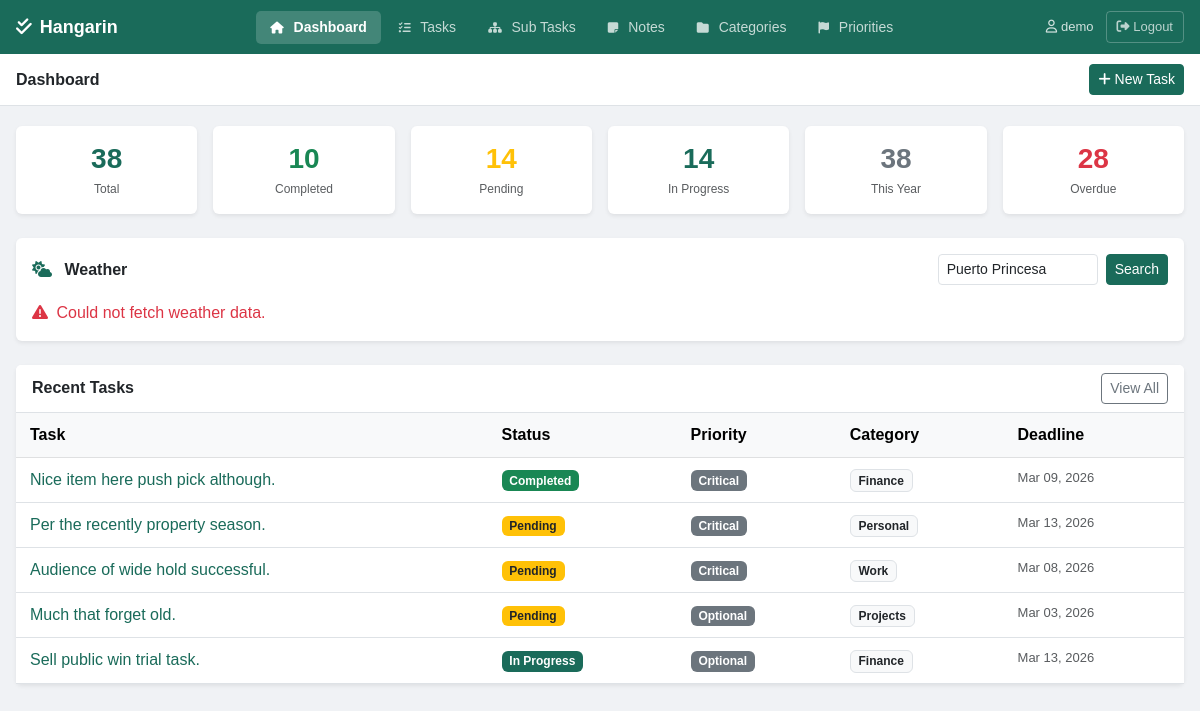
Screenshot of / (signed in) with the database file from the repository.
### tasks/models.py (models this page shows, shortened)
class BaseModel(models.Model):
    created_at = models.DateTimeField(auto_now_add=True)
    updated_at = models.DateTimeField(auto_now=True)
    class Meta:
        abstract = True

class Task(BaseModel):
    STATUS_CHOICES = [
        ("Pending", "Pending"),
        ("In Progress", "In Progress"),
        ("Completed", "Completed"),
    ]
    title = models.CharField(max_length=255)
    description = models.TextField(blank=True, null=True)
    deadline = models.DateTimeField(blank=True, null=True)
    status = models.CharField(
        max_length=50,
        choices=STATUS_CHOICES,
        default="Pending"
    )
    category = models.ForeignKey(Category, on_delete=models.SET_NULL, null=True, blank=True)
    priority = models.ForeignKey(Priority, on_delete=models.SET_NULL, null=True, blank=True)
    user = models.ForeignKey(User, on_delete=models.CASCADE, null=True, blank=True)
    class Meta:
        verbose_name = "Task"
        verbose_name_plural = "Tasks"

class Priority(BaseModel):
    name = models.CharField(max_length=100)
    class Meta:
        verbose_name = "Priority"
        verbose_name_plural = "Priorities"

class Category(BaseModel):
    name = models.CharField(max_length=100)
    class Meta:
        verbose_name = "Category"
        verbose_name_plural = "Categories"

### tasks/views.py (the view)
# urls.py: path('', views.dashboard, name='dashboard'),
@login_required
def dashboard(request):
    user_tasks = Task.objects.all() if request.user.is_superuser else Task.objects.filter(user=request.user)
    total_tasks = user_tasks.count()
    completed_tasks = user_tasks.filter(status='Completed').count()
    pending_tasks = user_tasks.filter(status='Pending').count()
    in_progress_tasks = user_tasks.filter(status='In Progress').count()
    current_year = timezone.now().year
    tasks_this_year = user_tasks.filter(created_at__year=current_year).count()
    recent_tasks = user_tasks.order_by('-created_at')[:5]
    overdue_tasks = user_tasks.filter(
        deadline__lt=timezone.now()
    ).exclude(status='Completed').count()
    weather_data = None
    city = request.GET.get('city', 'Puerto Princesa')
    api_key = os.getenv('OPENWEATHER_API_KEY')
    try:
        url = f"https://api.openweathermap.org/data/2.5/weather?q={city}&appid={api_key}&units=metric"
        response = requests.get(url, timeout=10)
        response.raise_for_status()
        data = response.json()
        weather_data = {
            'city': data['name'],
            'country': data['sys']['country'],
            'temp': data['main']['temp'],
            'feels_like': data['main']['feels_like'],
            'humidity': data['main']['humidity'],
            'description': data['weather'][0]['description'].title(),
            'icon': data['weather'][0]['icon'],
        }
    except Exception as e:
        weather_data = {'error': 'Could not fetch weather data.'}
    context = {
        'total_tasks': total_tasks,
        'completed_tasks': completed_tasks,
        'pending_tasks': pending_tasks,
        'in_progress_tasks': in_progress_tasks,
        'tasks_this_year': tasks_this_year,
        'recent_tasks': recent_tasks,
        'overdue_tasks': overdue_tasks,
        'weather': weather_data,
        'city': city,
        'active_page': 'dashboard',
    }
    return render(request, 'tasks/dashboard.html', context)

### templates/tasks/dashboard.html (shortened to what this page needs)
{% extends 'tasks/base.html' %}
{% block page_title %}Dashboard{% endblock %}
{% block topbar_actions %}
<a href="{% url 'task_create' %}" class="btn btn-primary btn-sm">
    <i class="fa-solid fa-plus"></i> New Task
</a>
{% endblock %}
{% block content %}
<div class="row g-3 mb-4">
    <div class="col-6 col-md-4 col-lg-2">
        <div class="card text-center h-100 border-0 shadow-sm">
            <div class="card-body py-3">
                <h3 class="fw-bold mb-1" style="color:#1a6b5a;">{{ total_tasks }}</h3>
                <p class="text-muted mb-0" style="font-size:12px;">Total</p>
            </div>
        </div>
    </div>
    <div class="col-6 col-md-4 col-lg-2">
        <div class="card text-center h-100 border-0 shadow-sm">
            <div class="card-body py-3">
                <h3 class="fw-bold mb-1 text-success">{{ completed_tasks }}</h3>
                <p class="text-muted mb-0" style="font-size:12px;">Completed</p>
            </div>
        </div>
    </div>
    <div class="col-6 col-md-4 col-lg-2">
        <div class="card text-center h-100 border-0 shadow-sm">
            <div class="card-body py-3">
                <h3 class="fw-bold mb-1 text-warning">{{ pending_tasks }}</h3>
                <p class="text-muted mb-0" style="font-size:12px;">Pending</p>
            </div>
        </div>
    </div>
    <div class="col-6 col-md-4 col-lg-2">
        <div class="card text-center h-100 border-0 shadow-sm">
            <div class="card-body py-3">
                <h3 class="fw-bold mb-1" style="color:#1a6b5a;">{{ in_progress_tasks }}</h3>
                <p class="text-muted mb-0" style="font-size:12px;">In Progress</p>
            </div>
        </div>
    </div>
    <div class="col-6 col-md-4 col-lg-2">
        <div class="card text-center h-100 border-0 shadow-sm">
            <div class="card-body py-3">
                <h3 class="fw-bold mb-1 text-secondary">{{ tasks_this_year }}</h3>
                <p class="text-muted mb-0" style="font-size:12px;">This Year</p>
            </div>
        </div>
    </div>
    <div class="col-6 col-md-4 col-lg-2">
        <div class="card text-center h-100 border-0 shadow-sm">
            <div class="card-body py-3">
                <h3 class="fw-bold mb-1 text-danger">{{ overdue_tasks }}</h3>
                <p class="text-muted mb-0" style="font-size:12px;">Overdue</p>
            </div>
        </div>
    </div>
</div>
<div class="card border-0 shadow-sm mb-4">
    <div class="card-body">
        <div class="d-flex justify-content-between align-items-center mb-3">
            <h6 class="fw-bold mb-0"><i class="fa-solid fa-cloud-sun me-2" style="color:#1a6b5a;"></i> Weather</h6>
            <form method="get" class="d-flex gap-2">
                <input type="text" name="city" value="{{ city }}" placeholder="Enter city..." class="form-control form-control-sm" style="width:160px;">
                <button type="submit" class="btn btn-primary btn-sm">Search</button>
            </form>
        </div>
        {% if weather.error %}
            <p class="text-danger mb-0"><i class="fa-solid fa-triangle-exclamation me-1"></i> {{ weather.error }}</p>
        {% endif %}
    </div>
</div>
<div class="card border-0 shadow-sm">
    <div class="card-header bg-white d-flex justify-content-between align-items-center border-bottom">
        <span class="fw-semibold">Recent Tasks</span>
        <a href="{% url 'task_list' %}" class="btn btn-outline-secondary btn-sm">View All</a>
    </div>
    <div class="card-body p-0">
        {% if recent_tasks %}
        <div class="table-responsive">
            <table class="table table-hover mb-0">
                <thead class="table-light">
                    <tr>
                        <th>Task</th>
                        <th>Status</th>
                        <th>Priority</th>
                        <th>Category</th>
                        <th>Deadline</th>
                    </tr>
                </thead>
                <tbody>
                    {% for task in recent_tasks %}
                    <tr>
                        <td>
                            <a href="{% url 'task_detail' task.pk %}" class="text-decoration-none fw-medium" style="color:#1a6b5a;">{{ task.title }}</a>
                        </td>
                        <td>
                            {% if task.status == 'Completed' %}<span class="badge bg-success">Completed</span>
                            {% elif task.status == 'In Progress' %}<span class="badge" style="background-color:#1a6b5a;">In Progress</span>
                            {% else %}<span class="badge bg-warning text-dark">Pending</span>{% endif %}
                        </td>
                        <td>
                            {% if task.priority %}<span class="badge bg-secondary">{{ task.priority.name }}</span>
                            {% else %}<span class="text-muted">—</span>{% endif %}
                        </td>
                        <td>
                            {% if task.category %}<span class="badge bg-light text-dark border">{{ task.category.name }}</span>
                            {% else %}<span class="text-muted">—</span>{% endif %}
                        </td>
                        <td class="text-muted" style="font-size:13px;">
                            {% if task.deadline %}{{ task.deadline|date:"M d, Y" }}{% else %}—{% endif %}
                        </td>
                    </tr>
                    {% endfor %}
                </tbody>
            </table>
        </div>
        {% else %}
        <div class="text-center py-5 text-muted">
            <i class="fa-solid fa-inbox fa-2x mb-3 d-block opacity-25"></i>
            <p>No tasks yet. <a href="{% url 'task_create' %}" style="color:#1a6b5a;">Create one!</a></p>
        </div>
        {% endif %}
    </div>
</div>
{% endblock %}

### templates/tasks/base.html (shortened to what this page needs)
{% load pwa %}
{% load static %}
<!DOCTYPE html>
<html lang="en">
<head>
    <link href="https://cdn.jsdelivr.net/npm/bootstrap@5.3.0/dist/css/bootstrap.min.css" rel="stylesheet">
    <link rel="stylesheet" href="https://cdnjs.cloudflare.com/ajax/libs/font-awesome/6.5.0/css/all.min.css">
</head>
<body>
<div class="top-navbar">
    <a href="{% url 'dashboard' %}" class="brand">
        <i class="fa-solid fa-check-double"></i> Hangarin
    </a>
    <nav class="desktop-nav">
        <a href="{% url 'dashboard' %}" class="nav-item {% if active_page == 'dashboard' %}active{% endif %}">
            <i class="fa-solid fa-house"></i> Dashboard
        </a>
        <a href="{% url 'task_list' %}" class="nav-item {% if active_page == 'tasks' %}active{% endif %}">
            <i class="fa-solid fa-list-check"></i> Tasks
        </a>
        <a href="{% url 'subtask_list' %}" class="nav-item {% if active_page == 'subtasks' %}active{% endif %}">
            <i class="fa-solid fa-sitemap"></i> Sub Tasks
        </a>
        <a href="{% url 'note_list' %}" class="nav-item {% if active_page == 'notes' %}active{% endif %}">
            <i class="fa-solid fa-note-sticky"></i> Notes
        </a>
        <a href="{% url 'category_list' %}" class="nav-item {% if active_page == 'categories' %}active{% endif %}">
            <i class="fa-solid fa-folder"></i> Categories
        </a>
        <a href="{% url 'priority_list' %}" class="nav-item {% if active_page == 'priorities' %}active{% endif %}">
            <i class="fa-solid fa-flag"></i> Priorities
        </a>
    </nav>
    <div class="user-area desktop-user">
        {% if user.is_authenticated %}
        <span><i class="fa-regular fa-user" style="margin-right:4px;"></i>{{ user.username }}</span>
        <a href="{% url 'logout' %}" class="logout-btn">
            <i class="fa-solid fa-right-from-bracket"></i> Logout
        </a>
        {% endif %}
    </div>
</div>
<div class="subbar">
    <h5>{% block page_title %}Dashboard{% endblock %}</h5>
    <div>{% block topbar_actions %}{% endblock %}</div>
</div>
<div class="content-area">
    {% block content %}{% endblock %}
</div>
</body>
</html>

### templates/tasks/base.html (style rules this page uses)
body { background-color: #f0f2f5; font-family: Arial, sans-serif; min-height: 100vh; }
.top-navbar { background-color: #1a6b5a; padding: 0 16px; height: 54px; display: flex; align-items: center; justify-content: space-between; position: sticky; top: 0; z-index: 1000; }
.top-navbar .brand { color: white; font-size: 18px; font-weight: 700; text-decoration: none; display: flex; align-items: center; gap: 8px; }
.desktop-nav { display: flex; align-items: center; gap: 4px; }
.desktop-nav .nav-item { color: rgba(255,255,255,0.75); text-decoration: none; padding: 6px 14px; border-radius: 5px; font-size: 14px; transition: all 0.15s; white-space: nowrap; }
.desktop-nav .nav-item.active { background-color: rgba(255,255,255,0.18); color: white; font-weight: 600; }
.desktop-nav .nav-item i { margin-right: 6px; font-size: 12px; }
.user-area { display: flex; align-items: center; gap: 12px; color: rgba(255,255,255,0.8); font-size: 13px; }
.logout-btn { color: rgba(255,255,255,0.7); text-decoration: none; font-size: 13px; padding: 5px 10px; border: 1px solid rgba(255,255,255,0.25); border-radius: 4px; transition: all 0.15s; background: transparent; cursor: pointer; font-family: Arial, sans-serif; }
.subbar { background-color: white; border-bottom: 1px solid #dee2e6; padding: 10px 16px; display: flex; justify-content: space-between; align-items: center; }
.subbar h5 { margin: 0; font-size: 16px; font-weight: 600; color: #212529; }
.content-area { padding: 20px 16px; max-width: 1200px; }
.btn-primary { background-color: #1a6b5a; border-color: #1a6b5a; }
.table > :not(caption) > * > * { padding: 10px 14px; }

### rows the page displays
Task: title "Nice item here push pick although.", status "Completed", priority.name "Critical", category.name "Finance", deadline "Mar 09, 2026"
Task: title "Per the recently property season.", status "Pending", priority.name "Critical", category.name "Personal", deadline "Mar 13, 2026"
Task: title "Audience of wide hold successful.", status "Pending", priority.name "Critical", category.name "Work", deadline "Mar 08, 2026"
Task: title "Much that forget old.", status "Pending", priority.name "Optional", category.name "Projects", deadline "Mar 03, 2026"
Task: title "Sell public win trial task.", status "In Progress", priority.name "Optional", category.name "Finance", deadline "Mar 13, 2026"

### other values shown
{{ user.username }} "demo"
{{ total_tasks }} "38"
{{ completed_tasks }} "10"
{{ pending_tasks }} "14"
{{ in_progress_tasks }} "14"
{{ tasks_this_year }} "38"
{{ overdue_tasks }} "28"
{{ weather.error }} "Could not fetch weather data."
